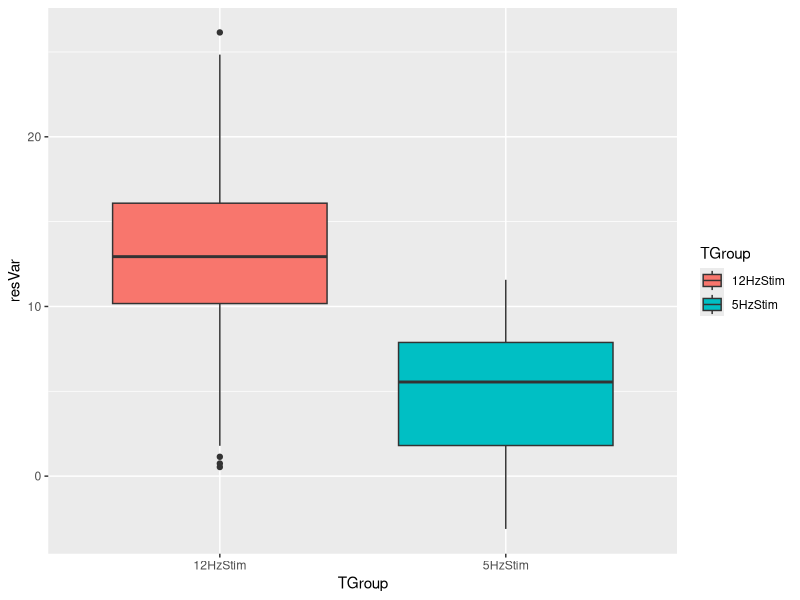
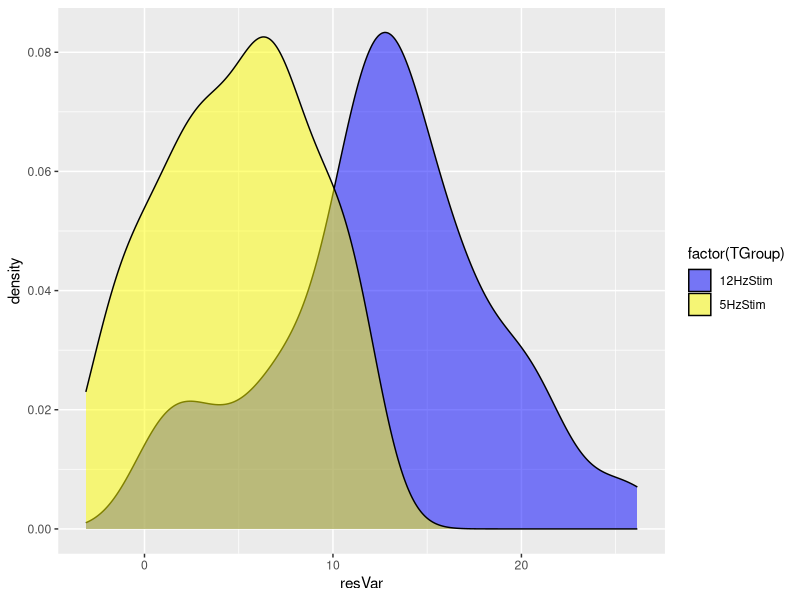

The R source for these figures, in order:
## ---- chunk 1
# Library ---------------------------------------------
library(ggplot2)
# Global Variables ---------------------------------------------

data_par <- data.frame(nGroup=2,
                       nName=c("5HzStim","12HzStim"),
                       nSize=c(61,61),
                       nMean=c(5,12),
                       nSD=c(5,5))
print(data_par)
# ---------------------------------------------------------------
# FUNCTION generate_data
# description: simulate data with expected parameters
# inputs: data frame with nGroup, nName, nSize, nMean, nSD
# outputs: data frame
##################################################################
generate_data <- function(data_par){
  
  ID <- 1:(sum(data_par$nSize)) # id vector for each row
  resVar <- c(rnorm(n=data_par$nSize[1],mean=data_par$nMean[1],sd=data_par$nSD[1]),
              rnorm(n=data_par$nSize[2],mean=data_par$nMean[2],sd=data_par$nSD[2]))
  TGroup <- rep(data_par$nName,data_par$nSize)
  SimData <- data.frame(ID,TGroup,resVar)
  
  
  return(SimData)
  
} # end of generate_data
#-----------------------------------------------------------------

# -------------------------------------------------------------
# FUNCTION analyze_data
# description: ANOVA test of ANOdata
# inputs: SimData data frame
# outputs: summary of ANOVA
###############################################################
analyze_data <- function(SimData) {
  
  ANOmodel <- aov(resVar~TGroup,data=SimData)

  return(summary(ANOmodel))
  
} # end of analyze_data
#--------------------------------------------------------------

# -------------------------------------------------------------
# FUNCTION plot_data
# description: boxplot of data
# inputs: data frame of simulated data
# outputs: boxplot comparing groups
###############################################################
plot_data <- function(SimData) {
  
  ANOPlot <- ggplot(data=SimData,aes(x=TGroup,y=resVar,fill=TGroup)) +
    geom_boxplot()
  print(ANOPlot)
  
  return("Boxplot")
  
} # end of plot_data
#--------------------------------------------------------------

# New function ---------------------------------------------

# -------------------------------------------------------------
# FUNCTION plot_data2
# description: generate a density plot of data
# inputs: simulated data
# outputs: density plot
###############################################################
plot_data2 <- function(data=SimData) {
  
  ANOPlot2 <- ggplot(data=SimData,aes(x=resVar)) +
    geom_density(aes(fill=factor(TGroup)),
                 alpha=0.5)
  ANOPlot2 <- ANOPlot2 + scale_fill_manual(values=c("blue","yellow"))
  
  print(ANOPlot2)
  return("Density Plot")
  
} # end of plot_data2
#--------------------------------------------------------------

# Program body ---------------------------------------------
SimData <- generate_data(data_par)
analyze_data(SimData)
plot_data(SimData)
plot_data2(SimData) 
